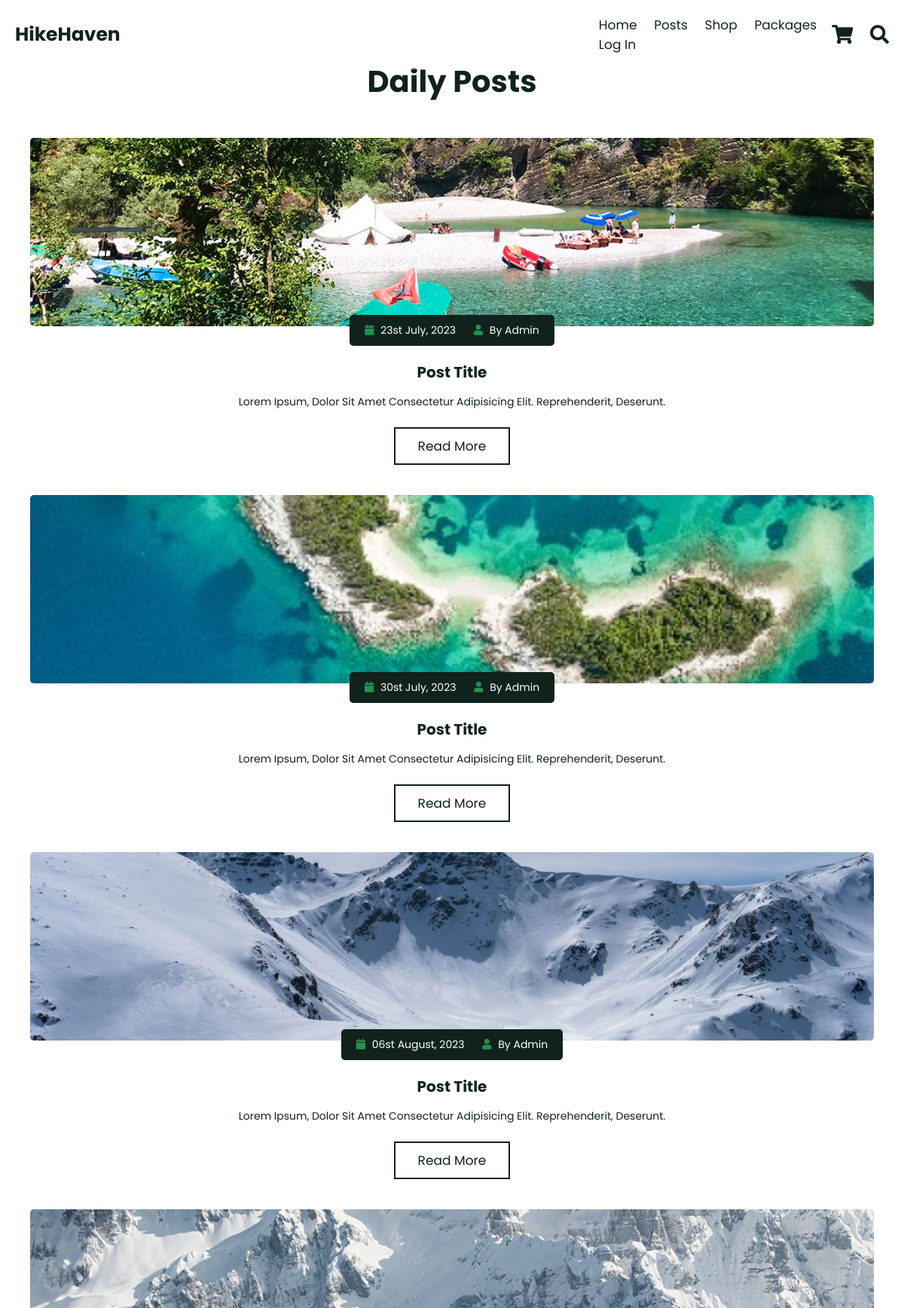
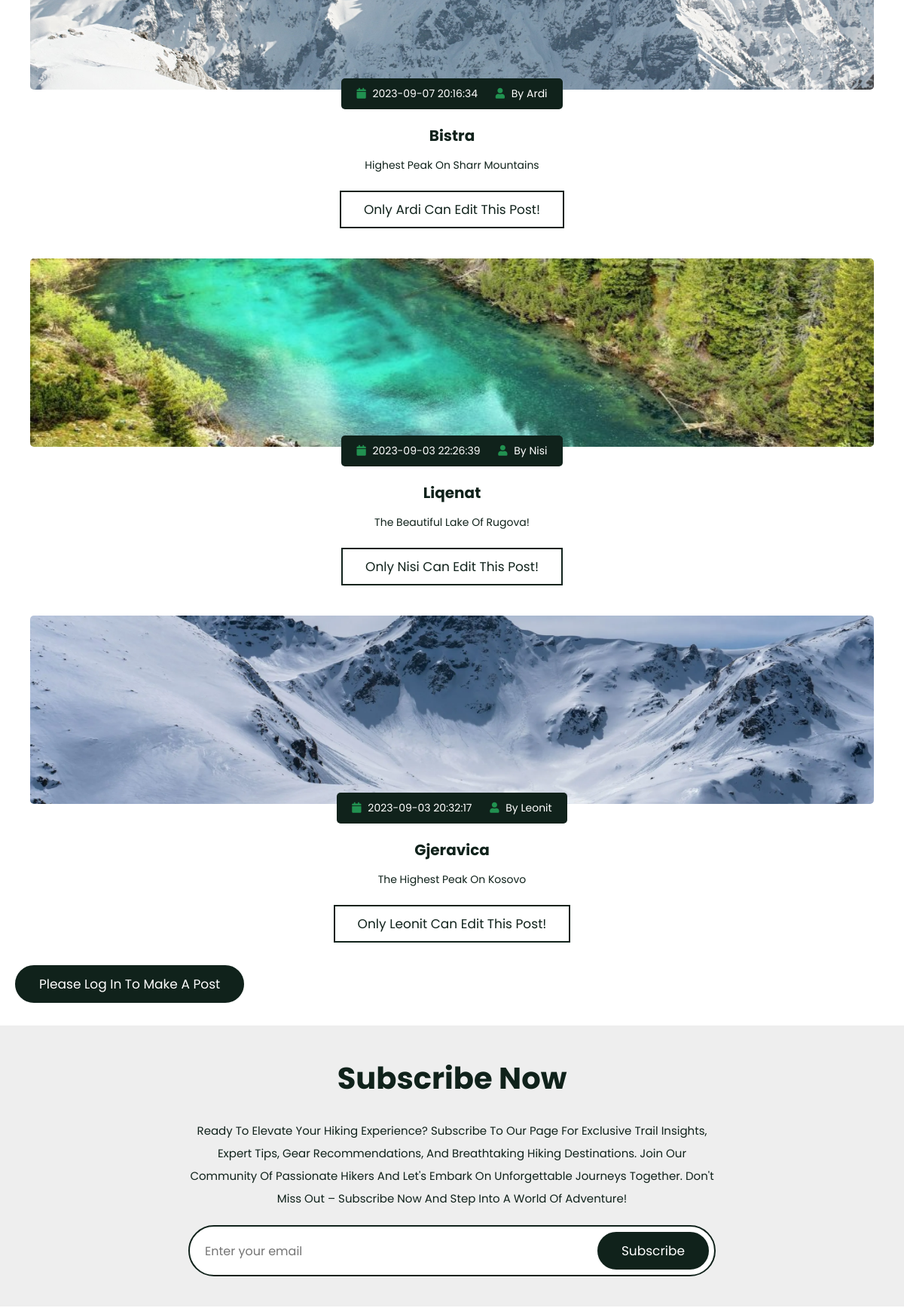
/blogs.php (upper part), run on the app's committed database (2 pictures, top to bottom).
### tables this page shows
CREATE TABLE IF NOT EXISTS `blog_posts` (
  `id` int NOT NULL AUTO_INCREMENT,
  `title` varchar(255) NOT NULL,
  `content` text NOT NULL,
  `user_id` int NOT NULL,
  `image` varchar(255) NOT NULL,
  `created_at` timestamp NULL DEFAULT CURRENT_TIMESTAMP,
  `updated_at` timestamp NULL DEFAULT CURRENT_TIMESTAMP ON UPDATE CURRENT_TIMESTAMP,
  PRIMARY KEY (`id`),
  KEY `user_id` (`user_id`)
);

CREATE TABLE IF NOT EXISTS `user` (
  `id` int NOT NULL AUTO_INCREMENT,
  `name` varchar(128) NOT NULL,
  `email` varchar(255) NOT NULL,
  `password_hash` varchar(255) NOT NULL,
  PRIMARY KEY (`id`),
  UNIQUE KEY `email` (`email`)
);

### Blog/display_blogs.php (the view, shortened to what this page needs)
<?php
$db_host = "localhost";
$db_user = "root";
$db_pass = "leuard098";
$db_name = "hikehaven";
$conn = new mysqli($db_host, $db_user, $db_pass, $db_name);
$sql = "SELECT blog_posts.*, user.name AS author_name
    FROM blog_posts
    INNER JOIN user ON blog_posts.user_id = user.id
    ORDER BY blog_posts.created_at DESC";
$result = $conn->query($sql);
if ($result->num_rows > 0) {
    while ($row = $result->fetch_assoc()) {
        echo '<div class="swiper-slide slide">';
        if (!empty($row["image"])) {
            $sanitizedImage = htmlspecialchars($row["image"]);
            echo '<img src="' . $sanitizedImage . '" alt="Post Image">';
        }
        echo '<div class="icons">';
        echo '<a href="#"> <i class="fas fa-calendar"></i> ' . htmlspecialchars($row["created_at"]) . ' </a>';
        echo '<a href="#"> <i class="fas fa-user"></i> By ' . htmlspecialchars($row["author_name"]) . ' </a>';
        echo '</div>';
        echo '<h3>' . htmlspecialchars($row["title"]) . '</h3>';
        echo '<p>' . htmlspecialchars($row["content"]) . '</p>';
        if (isset($_SESSION["user_id"]) && $row["user_id"] == $_SESSION["user_id"]) {
            echo '<a href="blog/edit_blog.php?id=' . $row["id"] . '" class="btn">Edit Post</a>';
            echo '<a href="blog/delete_blog.php?id=' . $row["id"] . '" class="btn">Delete</a>';
        } else {
            echo '<a href="#" class="btn">Only ' . htmlspecialchars($row["author_name"]) . ' can edit this post!</a>';
        }
        echo '</div>';
    }
} else {
    echo "No posts available.";
}
?>

### blogs.php (shortened to what this page needs)
<!DOCTYPE html>
<html>
    <head>
        <link rel="stylesheet" href="https://cdnjs.cloudflare.com/ajax/libs/font-awesome/5.15.4/css/all.min.css">
        <link rel="stylesheet" href="https://unpkg.com/swiper@7/swiper-bundle.min.css" />
        <link rel="stylesheet" href="css/style.css">
    </head>
    <body>
        <?php include 'head_footer/header.php'; ?>
        <br>
        <br>
        <br>
        <section class="blogs" id="blogs">
            <h1 class="heading"> Daily posts </h1>
            <div class="swiper blogs-slider">
                <div class="swiper-wrapper">
                <div class="swiper-slide slide">
                        <img src="images/img-1.jpg" alt="">
                        <div class="icons">
                            <a href="#"> <i class="fas fa-calendar"></i> 23st July, 2023 </a>
                            <a href="#"> <i class="fas fa-user"></i> By admin </a>
                        </div>
                        <h3>Post title</h3>
                        <p>Lorem ipsum, dolor sit amet consectetur adipisicing elit. Reprehenderit, deserunt.</p>
                        <a href="#" class="btn">Read more</a>
                    </div>
                    <div class="swiper-slide slide">
                        <img src="images/img-2.jpg" alt="">
                        <div class="icons">
                            <a href="#"> <i class="fas fa-calendar"></i> 30st July, 2023 </a>
                            <a href="#"> <i class="fas fa-user"></i> By admin </a>
                        </div>
                        <h3>Post title</h3>
                        <p>Lorem ipsum, dolor sit amet consectetur adipisicing elit. Reprehenderit, deserunt.</p>
                        <a href="#" class="btn">Read more</a>
                    </div>
                    <div class="swiper-slide slide">
                        <img src="images/img-3.jpg" alt="">
                        <div class="icons">
                            <a href="#"> <i class="fas fa-calendar"></i> 06st August, 2023 </a>
                            <a href="#"> <i class="fas fa-user"></i> By admin </a>
                        </div>
                        <h3>Post title</h3>
                        <p>Lorem ipsum, dolor sit amet consectetur adipisicing elit. Reprehenderit, deserunt.</p>
                        <a href="#" class="btn">Read more</a>
                    </div>
                    <?php
                        include "blog/display_blogs.php";
                    ?>
                </div>
                <?php if (isset($user)): ?>
                    <a href="blog/post_blog_form.php" class="btnplease" style="border-radius: 30px">Post a New Hike</a>
                <?php else: ?>
                    <a href="login.php" class="btnplease" style="border-radius: 30px">Please Log In to make a post</a>
                <?php endif; ?>
            </div>
        </section>
        <section class="newsletter">
            <div class="content">
                <h1 class="heading">Subscribe now</h1>
                <p>Ready to elevate your hiking experience? Subscribe to our page for exclusive trail insights, expert tips, gear recommendations, and breathtaking hiking destinations. Join our community of passionate hikers and let's embark on unforgettable journeys together. Don't miss out – subscribe now and step into a world of adventure!</p>
                <form method="post" action="subscribe.php">
                    <input type="email" name="email" placeholder="Enter your email" id="email" class="email" required>
                    <input type="submit" value="Subscribe" class="btn">
                </form>
            </div>
        </section>
    </body>
</html>

### head_footer/header.php (shortened to what this page needs)
<header class="header">
    <a href="/index.php" class="logo">  HikeHaven </a>
    <nav class="navbar">
        <a href="index.php">Home</a>
        <a href="blogs.php">Posts</a>
        <a href="shop.php">Shop</a>
        <a href="package.php">Packages</a>
        <?php if (isset($user)): ?>
            <p><a href="logout.php">Log out</a></p>
        <?php else: ?>
            <p><a href="login.php">Log in</a></p>
        <?php endif; ?>
    </nav>
    <div class="icons">
        <a href="shop.php" class="fas fa-shopping-cart"></a>
        <div id="search-btn" class="fas fa-search"></div>
    </div>
</header>

### css/style.css (style rules this page uses)
* { font-family: 'Poppins', sans-serif; margin: 0; padding: 0; -webkit-box-sizing: border-box; box-sizing: border-box; outline: none; border: none; text-decoration: none; text-transform: capitalize; -webkit-transition: .2s linear; transition: .2s linear; }
html { font-size: 62.5%; overflow-x: hidden; scroll-behavior: smooth; scroll-padding-top: 5rem; }
section { padding: 5rem 9%; }
.btn { margin-top: 1rem; display: inline-block; border: 0.2rem solid #10221b; color: #10221b; cursor: pointer; background: none; font-size: 1.7rem; padding: 1rem 3rem; }
.heading { text-align: center; margin-bottom: 2.5rem; font-size: 4rem; color: #10221b; }
.header { position: fixed; top: 0; left: 0; right: 0; padding: 2rem 9%; z-index: 1000; background-color: rgba(255,255,255,0.5); display: -webkit-box; display: -ms-flexbox; display: flex; -webkit-box-align: center; -ms-flex-align: center; align-items: center; }
.header .logo { margin-right: auto; font-size: 2.5rem; color: #10221b; font-weight: bolder; }
.header .navbar a { margin-left: 2rem; font-size: 1.7rem; color: #10221b; }
.header .icons a, .header .icons div { font-size: 2.5rem; margin-left: 2rem; cursor: pointer; color: #10221b; }
.blogs .slide { text-align: center; padding: 2rem; }
.blogs .slide img { height: 25rem; width: 100%; -o-object-fit: cover; object-fit: cover; border-radius: .5rem; }
.blogs .slide .icons { background: #10221b; border-radius: .5rem; padding: 1rem; position: relative; top: -2rem; display: inline-block; }
.blogs .slide .icons a { font-size: 1.4rem; color: #fff; margin: 0 1rem; }
.blogs .slide .icons a i { padding-right: .5rem; color: #219150; }
.blogs .slide h3 { font-size: 2rem; color: #10221b; }
.blogs .slide p { font-size: 1.4rem; padding: 1rem 0; line-height: 2; color: #10221b; }
.newsletter { background: #eee; }
.newsletter .content { max-width: 70rem; margin: 1rem auto; text-align: center; }
.newsletter .content p { font-size: 1.5rem; line-height: 2; color: #10221b; }
.newsletter .content form { margin-top: 2rem; background: #fff; border-radius: 5rem; border: 0.2rem solid #10221b; padding: .7rem; display: -webkit-box; display: -ms-flexbox; display: flex; }
.newsletter .content form .email { width: 100%; background: none; text-transform: none; font-size: 1.6rem; color: #10221b; padding: 0 1.3rem; }
.newsletter .content form .btn { margin-top: 0; border-radius: 5rem; background: #10221b; color: #fff; }
@media (max-width: 1200px) { .header { padding: 2rem; } }
@media (max-width: 1200px) { section { padding: 3rem 2rem; } }

### blogs.php (style rules this page uses)
.btnplease { margin-top: 1rem; display: inline-block; border: 0.2rem solid #10221b; color: white; cursor: pointer; background: #10221b; font-size: 1.7rem; padding: 1rem 3rem; }

### data on the page
blog_posts: image (picture), created_at "2023-09-07 20:16:34", user.name "Ardi", title "Bistra", content "Highest Peak On Sharr Mountains"
blog_posts: image (picture), created_at "2023-09-03 22:26:39", user.name "Nisi", title "Liqenat", content "The Beautiful Lake Of Rugova!"
blog_posts: image (picture), created_at "2023-09-03 20:32:17", user.name "Leonit", title "Gjeravica", content "The Highest Peak On Kosovo"
